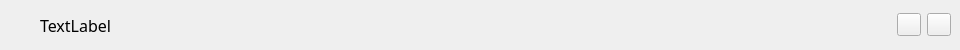
<?xml version="1.0" encoding="UTF-8"?>
<ui version="4.0">
 <class>TitleBar</class>
 <widget class="QWidget" name="TitleBar">
  <property name="geometry">
   <rect>
    <x>0</x>
    <y>0</y>
    <width>960</width>
    <height>50</height>
   </rect>
  </property>
  <property name="font">
   <font>
    <family>微软雅黑</family>
    <pointsize>12</pointsize>
   </font>
  </property>
  <property name="windowTitle">
   <string>Form</string>
  </property>
  <property name="styleSheet">
   <string notr="true"/>
  </property>
  <widget class="QToolButton" name="minBtn">
   <property name="geometry">
    <rect>
     <x>897</x>
     <y>13</y>
     <width>24</width>
     <height>23</height>
    </rect>
   </property>
   <property name="cursor">
    <cursorShape>PointingHandCursor</cursorShape>
   </property>
   <property name="focusPolicy">
    <enum>Qt::NoFocus</enum>
   </property>
   <property name="text">
    <string/>
   </property>
  </widget>
  <widget class="QToolButton" name="closeBtn">
   <property name="geometry">
    <rect>
     <x>927</x>
     <y>13</y>
     <width>24</width>
     <height>23</height>
    </rect>
   </property>
   <property name="cursor">
    <cursorShape>PointingHandCursor</cursorShape>
   </property>
   <property name="focusPolicy">
    <enum>Qt::NoFocus</enum>
   </property>
   <property name="text">
    <string/>
   </property>
  </widget>
  <widget class="QLabel" name="label">
   <property name="geometry">
    <rect>
     <x>40</x>
     <y>10</y>
     <width>130</width>
     <height>30</height>
    </rect>
   </property>
   <property name="text">
    <string>TextLabel</string>
   </property>
  </widget>
 </widget>
 <resources/>
 <connections/>
</ui>
